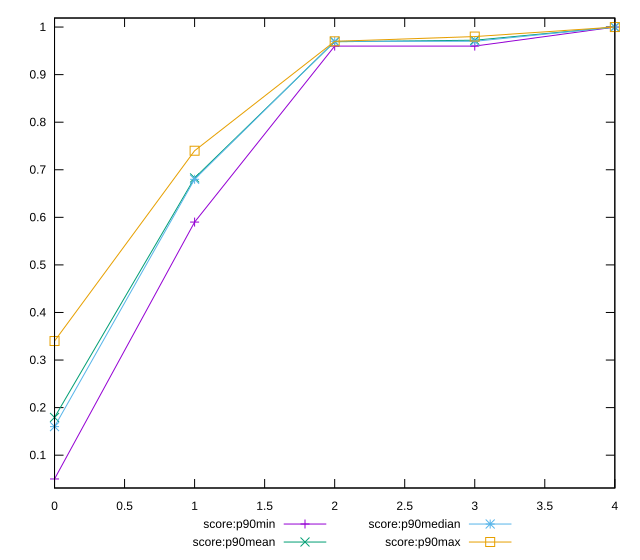

Source code (gnuplot):
reset

$scoreP90Min <<EOF
0 0.05
1 0.59
2 0.96
3 0.96
4 1
EOF

$scoreP90Mean <<EOF
0 0.17934065934065935
1 0.6827472527472526
2 0.969120879120878
3 0.9723076923076912
4 1
EOF

$scoreP90Median <<EOF
0 0.16
1 0.68
2 0.97
3 0.97
4 1
EOF

$scoreP90Max <<EOF
0 0.34
1 0.74
2 0.97
3 0.98
4 1
EOF

set key outside below
set xrange [0:4]
set yrange [0.031000000000000003:1.019]
set trange [0.031000000000000003:1.019]
set terminal svg size 640, 560 enhanced background rgb 'white'
set output "report_00009_2021-02-08T22-37-41.559Z/speed-index/progression/score.svg"

plot $scoreP90Min title "score:p90min" with linespoints, \
     $scoreP90Mean title "score:p90mean" with linespoints, \
     $scoreP90Median title "score:p90median" with linespoints, \
     $scoreP90Max title "score:p90max" with linespoints

reset
